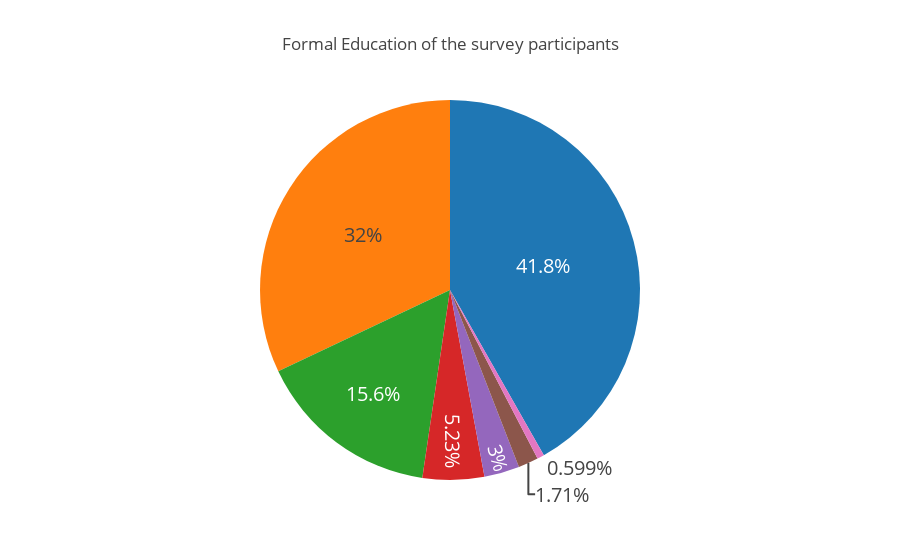

Notebook code cell kept with this figure:
### Markdown cell above
### Formal education and Major
<a name="id"></a>

### Code cell
edu = data['FormalEducation'].value_counts()
labels = (np.array(edu.index))

values = (np.array((edu / edu.sum())*100))

trace = go.Pie(labels=labels, values=values,
              hoverinfo='label+percent',
               textfont=dict(size=20),
                showlegend=False)

layout = go.Layout(
    title='Formal Education of the survey participants'
)

data_trace = [trace]
fig = go.Figure(data=data_trace, layout=layout)
py.iplot(fig, filename="Formal_Education")

### Figure 1 — Plotly figure (JSON) as saved in the notebook; plotly's stock layout.template omitted (floating-point values rounded to 4 significant figures)
{"data": [{"hoverinfo": "label+percent", "labels": ["Master's degree", "Bachelor's degree", "Doctoral degree", "Some college/university study without earning a bachelor's degree", "Professional degree", "I did not complete any formal education past high school", "I prefer not to answer"], "showlegend": false, "textfont": {"size": 20}, "type": "pie", "values": [41.78, 32.04, 15.63, 5.235, 3.004, 1.712, 0.5994]}], "layout": {"title": "Formal Education of the survey participants"}}
